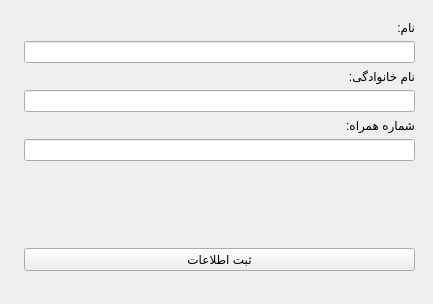
<?xml version="1.0" encoding="UTF-8"?>
<ui version="4.0">
 <class>TebnoConfirmation</class>
 <widget class="QWidget" name="TebnoConfirmation">
  <property name="geometry">
   <rect>
    <x>0</x>
    <y>0</y>
    <width>433</width>
    <height>304</height>
   </rect>
  </property>
  <property name="windowTitle">
   <string>Form</string>
  </property>
  <widget class="QWidget" name="">
   <property name="geometry">
    <rect>
     <x>24</x>
     <y>20</y>
     <width>391</width>
     <height>251</height>
    </rect>
   </property>
   <layout class="QVBoxLayout" name="verticalLayout">
    <item>
     <widget class="QLabel" name="name_lbl">
      <property name="text">
       <string>نام:</string>
      </property>
     </widget>
    </item>
    <item>
     <widget class="QLineEdit" name="name">
      <property name="maxLength">
       <number>25</number>
      </property>
     </widget>
    </item>
    <item>
     <widget class="QLabel" name="fname_lbl">
      <property name="text">
       <string>نام خانوادگی:</string>
      </property>
     </widget>
    </item>
    <item>
     <widget class="QLineEdit" name="fname">
      <property name="maxLength">
       <number>30</number>
      </property>
     </widget>
    </item>
    <item>
     <widget class="QLabel" name="phone_lbl">
      <property name="text">
       <string>شماره همراه:</string>
      </property>
     </widget>
    </item>
    <item>
     <widget class="QLineEdit" name="phoneNumber">
      <property name="maxLength">
       <number>15</number>
      </property>
     </widget>
    </item>
    <item>
     <spacer name="verticalSpacer">
      <property name="orientation">
       <enum>Qt::Vertical</enum>
      </property>
      <property name="sizeHint" stdset="0">
       <size>
        <width>20</width>
        <height>40</height>
       </size>
      </property>
     </spacer>
    </item>
    <item>
     <widget class="QPushButton" name="submitBtn">
      <property name="text">
       <string>ثبت اطلاعات</string>
      </property>
     </widget>
    </item>
   </layout>
  </widget>
 </widget>
 <resources/>
 <connections/>
</ui>
